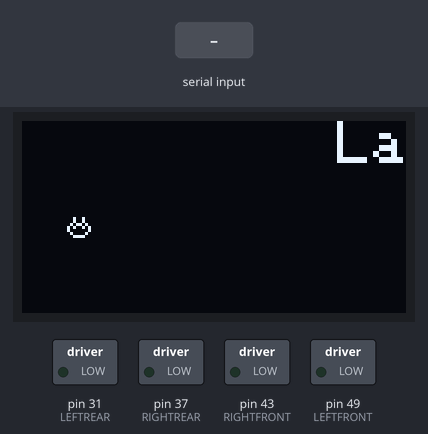
A sketch run on a simulated Arduino Mega 2560, built with avr-gcc and run on an emulated ATmega2560. Shown: 128×64 one-colour display, switched loads named in the sketch (green lamp = pin HIGH). Dashed ring = blinking. The test bench sets the inputs (shaded band). What the sketch prints to the serial monitor is not drawn.

Above: at 1.2 s.
1.3 s: "R" received over the second serial link
At 18.9 s:
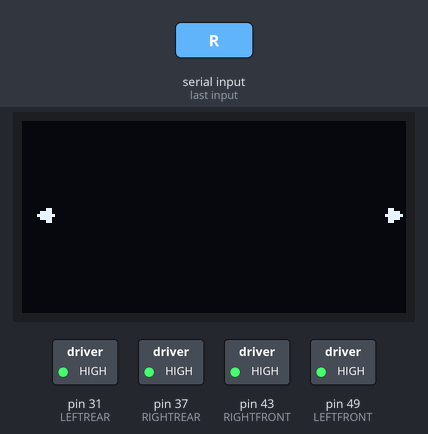
19.3 s: "L" received over the second serial link
At 20.2 s:
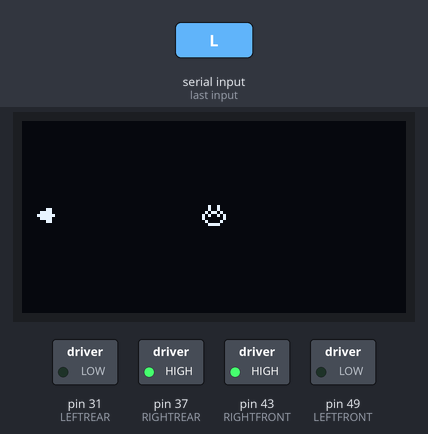
21.2 s: "L" received over the second serial link
At 23.9 s:
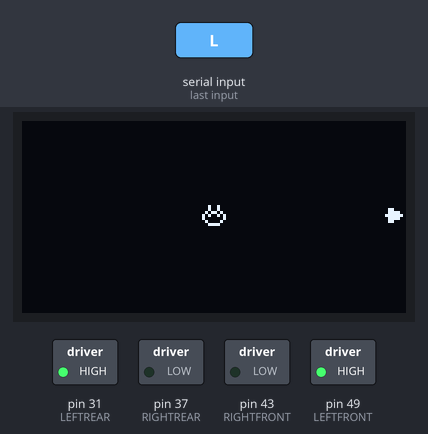
Timing chart, 0 to 30.9 s (numbered marks = the images above; inputs shaded):
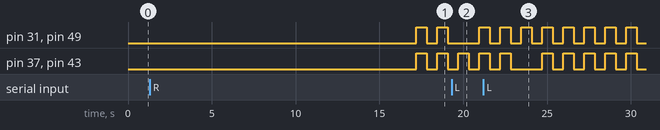

Measured:
- after the input at 21.2 s, the display: first differs from a run without the input after 2.3 s (image 3)
- what the display in image 1 shows lasts 0.6 s, from 18.5 s to 19.1 s

The sketch:

Lab4.ino
```cpp
#include <SPI.h>
#include <Wire.h>

#include "Adafruit_SSD1306.h"
#include "Adafruit_GFX.h"

#include <SoftwareSerial.h>

#define BLUETOOTH_BAUD_RATE 38400

#define OLED_RESET -1 // Reset pin # (or -1 if sharing Arduino reset pin)
#define SCREEN_ADDRESS 0x3C ///< See datasheet for Address; 0x3D for 128x64, 0x3C for 128x32

#define SCREEN_WIDTH 128 // OLED display width, in pixels
#define SCREEN_HEIGHT 64 // OLED display height, in pixels

#define LOGO_WIDTH 8 // OLED display width, in pixels
#define LOGO_HEIGHT 8 // OLED display height, in pixels

#define LEFTREAR 31
#define LEFTFRONT 49
#define RIGHTREAR 37
#define RIGHTFRONT 43

//Color definitions
#define BLACK 0x000000
#define BLUE 0x0000FF
#define RED 0xFF0000
#define GREEN 0x00FF00
#define CYAN 0x00FFFF
#define MAGENTA 0xFF00FF
#define YELLOW 0xFFFF00
#define WHITE 0xFFFFF

byte LArrow[8] = { //Robot's left arrow sprite.
  0b00000000,
  0b00110000,
  0b00111100,
  0b01111110,
  0b00111100,
  0b00110000,
  0b00000000,
  0b00000000
};

byte RArrow[8] = { //Robot's right arrow sprite.
  0b00000000,
  0b00001100,
  0b00111100,
  0b01111110,
  0b00111100,
  0b00001100,
  0b00000000,
  0b00000000
};

byte Character[8] = { //Custom sprite.
  0b00100100,
  0b00100100,
  0b01011010,
  0b10100101,
  0b10000001,
  0b01000010,
  0b00111100,
  0b00000000
};

Adafruit_SSD1306 display(SCREEN_WIDTH, SCREEN_HEIGHT, &Wire, OLED_RESET); //init display

bool scrollDone = false; //Scroll check for text and bitmap.

// Method: writetext
// Input: x position
// Print Lab Text across the screen
void writetext(int x) {
  String text = "Lab 4 by: Emma Raymond Austin Hoang";

  display.setTextSize(2);
  display.setTextColor(SSD1306_WHITE);
  display.setTextWrap(false); //Ensures the text does not wrap around to the second line of the OLCD display.
  display.setCursor(x, 0);
  display.print(text);
}

// Method: drawbitmap
// Input: x position
// Draws bitmap, draws character
void drawbitmap(int x) {
  int bitmapY = 32;

  display.drawBitmap(x, bitmapY, Character, 8, 8, SSD1306_WHITE); //Draws custom sprite.
}

// Method: setup
// called once, initializes features
void setup() {
  //SSD1306_SWITCHCAPVCC = generate display voltage from 3.3V internally
  if (!display.begin(SSD1306_SWITCHCAPVCC, SCREEN_ADDRESS)) {
    for (;;); //Don't proceed, loop forever
  }

  pinMode(LEFTFRONT, OUTPUT);
  pinMode(RIGHTFRONT, OUTPUT);
  pinMode(LEFTREAR, OUTPUT);
  pinMode(RIGHTREAR, OUTPUT);

  Serial.begin(9600);
  Serial2.begin(BLUETOOTH_BAUD_RATE);

  display.clearDisplay();
  display.display();
}


// Method: nameScroll
// Scrolls text across the screen right to left, sprite is scrolling left to right
void nameScroll()
{
  delay(300);
  String text = "Lab 4 by: Emma Raymond Austin Hoang";
  int textWidth = text.length() * 12;

  if(!scrollDone) //Scrolls text and sprite once.
    {
      for (int i = 0; i < SCREEN_WIDTH + textWidth + LOGO_WIDTH; i++) { //Repeatedly draws text and sprite across the screen.
      int textX = SCREEN_WIDTH - i;   // text moves left
      int bitmapX = i - LOGO_WIDTH;   // bitmap moves right

      display.clearDisplay();

      writetext(textX);   // Scroll text
      drawbitmap(bitmapX);   // Scroll sprite

      display.display();
      delay(0.5);
    }
    scrollDone = true; //Checks true, no longer scrolls.
  }
}

// Method: loop
// loops continuously
void loop() {
  nameScroll(); //displays text and sprite
  display.clearDisplay();

  int bitmapIdleX = (SCREEN_WIDTH - LOGO_WIDTH) / 2; //Centers the bitmap on the xaxis.
  int bitmapIdleY = (SCREEN_HEIGHT - LOGO_HEIGHT) / 2; //Centers the bitmap on the y-axis

  display.drawBitmap(bitmapIdleX, bitmapIdleY, Character, LOGO_WIDTH, LOGO_HEIGHT, SSD1306_WHITE); //Idle sprite
  display.drawBitmap(120, bitmapIdleY, LArrow, LOGO_WIDTH, LOGO_HEIGHT, SSD1306_WHITE); //Robot's left arrow
  display.drawBitmap(4, bitmapIdleY, RArrow, LOGO_WIDTH, LOGO_HEIGHT, SSD1306_WHITE); //Robot's right arrow
  display.display();

  for(;;){
    delay(600); //Hazard blinkers logic.
    display.clearDisplay();
    digitalWrite(LEFTREAR, LOW);
    digitalWrite(RIGHTREAR, LOW);
    digitalWrite(LEFTFRONT, LOW);
    digitalWrite(RIGHTFRONT, LOW);
    display.display();
    delay(600);
    display.drawBitmap(120, bitmapIdleY, LArrow, LOGO_WIDTH, LOGO_HEIGHT, SSD1306_WHITE); //Robot's left arrow
    display.drawBitmap(4, bitmapIdleY, RArrow, LOGO_WIDTH, LOGO_HEIGHT, SSD1306_WHITE); //Robot's right arrow
    digitalWrite(LEFTREAR, HIGH);
    digitalWrite(RIGHTREAR, HIGH);
    digitalWrite(LEFTFRONT, HIGH);
    digitalWrite(RIGHTFRONT, HIGH);
    display.display();

    //BLINK LEFT OR RIGHT BASED OFF OF BLUETOOTH

    if (Serial2.available()){
      char receivedChar = Serial2.read(); // Read the incoming byte
      Serial.print("Received on Serial2: ");
      Serial.println(receivedChar); // Print it to the Serial Monitor

      //IF R BLINK RIGHT
      if(receivedChar == 'R'){
        delay(600); //Right blinker
        display.clearDisplay();
        digitalWrite(LEFTREAR, LOW);
        digitalWrite(RIGHTREAR, LOW);
        digitalWrite(LEFTFRONT, LOW);
        digitalWrite(RIGHTFRONT, LOW);
        display.display();
        delay(600);
        display.drawBitmap(4, bitmapIdleY, RArrow, LOGO_WIDTH, LOGO_HEIGHT, SSD1306_WHITE); //Robot's right arrow
        display.drawBitmap(bitmapIdleX, bitmapIdleY, Character, LOGO_WIDTH, LOGO_HEIGHT, SSD1306_WHITE); //Idle sprite
        digitalWrite(RIGHTREAR, HIGH);
        digitalWrite(RIGHTFRONT, HIGH);
        display.display();

      }//IF L BLINK L
      else if(receivedChar == 'L'){
        delay(600); //Left blinker
        display.clearDisplay();
        digitalWrite(LEFTREAR, LOW);
        digitalWrite(RIGHTREAR, LOW);
        digitalWrite(LEFTFRONT, LOW);
        digitalWrite(RIGHTFRONT, LOW);
        display.display();
        delay(600);
        display.drawBitmap(120, bitmapIdleY, LArrow, LOGO_WIDTH, LOGO_HEIGHT, SSD1306_WHITE); //Robot's left arrow
        display.drawBitmap(bitmapIdleX, bitmapIdleY, Character, LOGO_WIDTH, LOGO_HEIGHT, SSD1306_WHITE); //Idle sprite
        digitalWrite(LEFTREAR, HIGH);
        digitalWrite(LEFTFRONT, HIGH);
        display.display();
      }
    }
    if (Serial2.available()) {
      char sentChar = Serial2.read(); // Read the incoming byte
      Serial.print("Sending to Serial2: ");
      Serial.println(sentChar);
      Serial2.write(sentChar); // Send it out through Serial1
    }
  }
}
```
